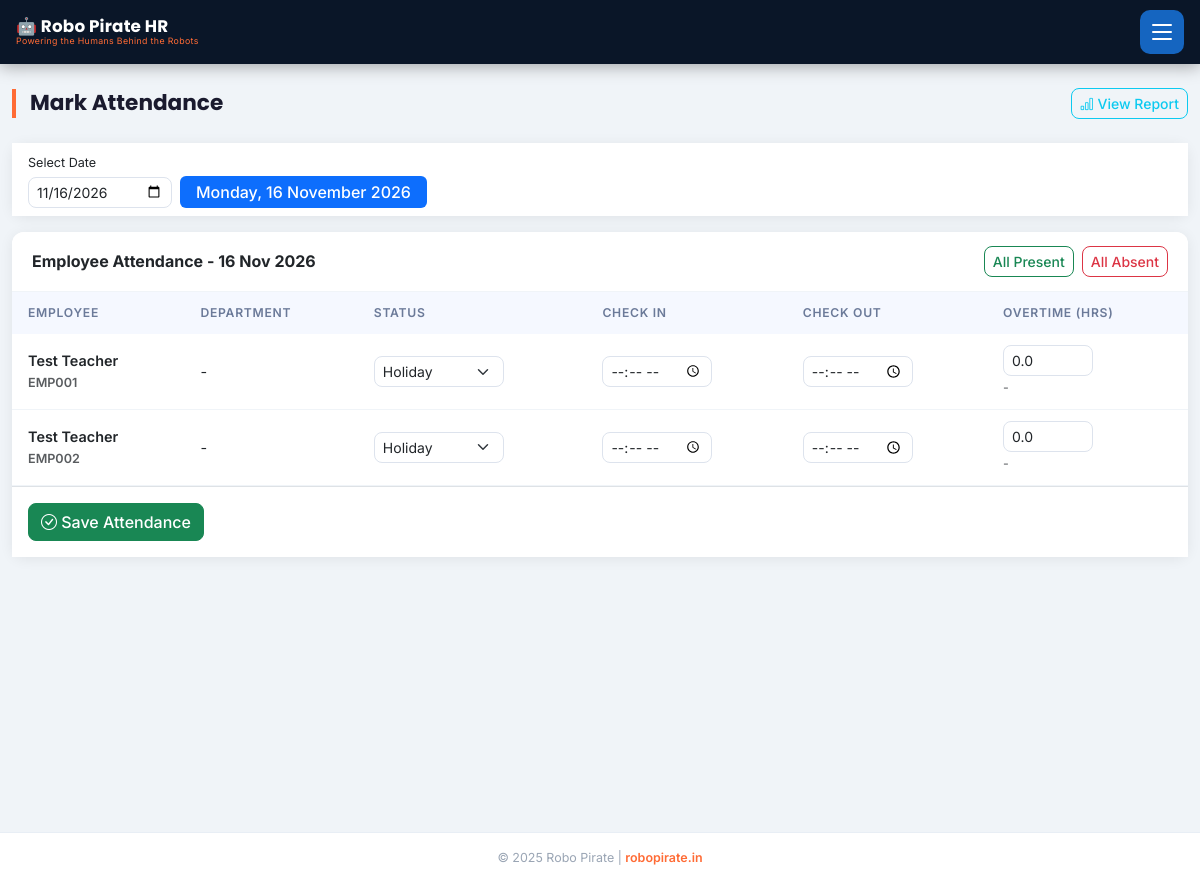
The app's page /attendance (signed in) with its own data.
### models.py (models this page shows, shortened)
class Holiday(db.Model):
    __tablename__ = 'holidays'
    id = db.Column(db.Integer, primary_key=True)
    date = db.Column(db.Date, nullable=False, unique=True)
    name = db.Column(db.String(100), nullable=False)
    description = db.Column(db.String(300))
    year = db.Column(db.Integer)
    is_active = db.Column(db.Boolean, default=True)

class Employee(db.Model):
    __tablename__ = 'employees'
    id = db.Column(db.Integer, primary_key=True)
    emp_id = db.Column(db.String(20), unique=True, nullable=False)
    name = db.Column(db.String(100), nullable=False)
    phone = db.Column(db.String(15), nullable=False)
    email = db.Column(db.String(120))
    department_id = db.Column(db.Integer, db.ForeignKey('departments.id'))
    designation = db.Column(db.String(100))
    basic_salary = db.Column(db.Float, default=0.0)
    joining_date = db.Column(db.Date, default=date.today)
    is_active = db.Column(db.Boolean, default=True)
    bank_name = db.Column(db.String(100))
    account_number = db.Column(db.String(30))
    ifsc_code = db.Column(db.String(20))
    pan_number = db.Column(db.String(20))
    aadhar_number = db.Column(db.String(20))
    attendances = db.relationship('Attendance', backref='employee', lazy=True)
    leaves = db.relationship('Leave', backref='employee', lazy=True)
    payrolls = db.relationship('Payroll', backref='employee', lazy=True)
    advances = db.relationship('Advance', backref='employee', lazy=True)
    schools = db.relationship('School', secondary=employee_schools, lazy=True,
                              backref=db.backref('assigned_employees', lazy=True))

### blueprints/admin.py (the view, shortened to what this page needs)
@bp.route('/attendance', methods=['GET', 'POST'])
@login_required
def attendance():
    selected_date = request.args.get('date', date.today().isoformat())
    try:
        sel_date = datetime.strptime(selected_date, '%Y-%m-%d').date()
    except ValueError:
        sel_date = date.today()
    emps = Employee.query.filter_by(is_active=True).order_by(Employee.name).all()
    existing = {a.employee_id: a for a in Attendance.query.filter_by(date=sel_date).all()}
    is_holiday = Holiday.query.filter_by(date=sel_date).first() is not None
    if is_holiday:
        for emp in emps:
            if emp.id not in existing:
                att = Attendance(employee_id=emp.id, date=sel_date, status='holiday', admin_override=False)
                db.session.add(att)
        db.session.commit()
        existing = {a.employee_id: a for a in Attendance.query.filter_by(date=sel_date).all()}
    return render_template('attendance/mark.html', employees=emps, sel_date=sel_date, existing=existing)

### app.py (called while the page is built)
@app.before_request
def load_persisted_config():
    global _persisted_config_loaded
    if not _persisted_config_loaded:
        persisted_key = AppConfig.get('FAST2SMS_API_KEY')
        if persisted_key:
            app.config['FAST2SMS_API_KEY'] = persisted_key
        _persisted_config_loaded = True

@login_manager.user_loader
def load_user(user_id):
    return User.query.get(int(user_id))

@app.before_request
def restrict_employee_to_portal():
    if current_user.is_authenticated and not current_user.is_admin:
        allowed = ('/portal', '/employee', '/static', '/api', '/logout')
        if request.path != '/' and not request.path.startswith(allowed):
            return redirect(url_for('portal.portal_dashboard'))

### templates/attendance/mark.html (shortened to what this page needs)
{% extends 'base.html' %}
{% block content %}
<div class="container-fluid py-4">
  <div class="d-flex justify-content-between align-items-center mb-4">
    <h4 class="page-header mb-0">Mark Attendance</h4>
    <a href="{{ url_for('admin.attendance_report') }}" class="btn btn-sm btn-outline-info">
      <i class="bi bi-bar-chart"></i> View Report
    </a>
  </div>
  <div class="card border-0 shadow-sm mb-3">
    <div class="card-body py-2">
      <form method="GET" class="row g-2 align-items-end">
        <div class="col-auto">
          <label class="form-label small mb-1">Select Date</label>
          <input type="date" name="date" class="form-control form-control-sm"
                 value="{{ sel_date.isoformat() }}"
                 onchange="this.form.submit()">
        </div>
        <div class="col-auto">
          <span class="badge bg-primary fs-6 py-2 px-3">
            {{ sel_date.strftime('%A, %d %B %Y') }}
          </span>
        </div>
      </form>
    </div>
  </div>
  <form method="POST">
    <div class="card border-0 shadow-sm">
      <div class="card-header bg-white border-bottom d-flex justify-content-between align-items-center">
        <h6 class="mb-0 fw-bold">Employee Attendance - {{ sel_date.strftime('%d %b %Y') }}</h6>
        <div class="d-flex gap-2">
          <button type="button" class="btn btn-sm btn-outline-success" onclick="markAll('present')">
            All Present
          </button>
          <button type="button" class="btn btn-sm btn-outline-danger" onclick="markAll('absent')">
            All Absent
          </button>
        </div>
      </div>
      <div class="card-body p-0">
        {% if employees %}
        <div class="table-responsive">
          <table class="table table-hover mb-0">
            <thead class="table-light">
              <tr>
                <th>Employee</th>
                <th>Department</th>
                <th>Status</th>
                <th>Check In</th>
                <th>Check Out</th>
                <th>Overtime (hrs)</th>
              </tr>
            </thead>
            <tbody>
              {% for emp in employees %}
              {% set att = existing.get(emp.id) %}
              <tr>
                <td class="fw-semibold">
                  <div>{{ emp.name }}</div>
                  <small class="text-muted">{{ emp.emp_id }}</small>
                </td>
                <td>{{ emp.dept.name if emp.dept else '-' }}</td>
                <td>
                  <select name="status_{{ emp.id }}" class="form-select form-select-sm status-select" style="width:130px"
                          onchange="toggleOT(this, {{ emp.id }})">
                    {% for s in ['present','absent','half_day','overtime','leave','holiday'] %}
                    <option value="{{ s }}" {% if att and att.status == s %}selected{% elif not att and s == 'present' %}selected{% endif %}>
                      {{ s.replace('_', ' ').title() }}
                    </option>
                    {% endfor %}
                  </select>
                </td>
                <td>
                  <input type="time" name="checkin_{{ emp.id }}" class="form-control form-control-sm" style="width:110px"
                         value="{{ att.check_in if att and att.check_in else '' }}">
                </td>
                <td>
                  <input type="time" name="checkout_{{ emp.id }}" class="form-control form-control-sm" style="width:110px"
                         value="{{ att.check_out if att and att.check_out else '' }}">
                </td>
                <td>
                  <input type="number" name="ot_{{ emp.id }}" class="form-control form-control-sm ot-field" style="width:90px"
                         step="0.5" min="0" max="12"
                         value="{{ att.overtime_hours if att else 0 }}"
                         id="ot_{{ emp.id }}"
                         {% if not att or att.status != 'overtime' %}style="display:none; width:90px"{% endif %}>
                  <span class="text-muted small ot-na" id="otna_{{ emp.id }}"
                        {% if att and att.status == 'overtime' %}style="display:none"{% endif %}>-</span>
                </td>
              </tr>
              {% endfor %}
            </tbody>
          </table>
        </div>
        <div class="p-3 border-top">
          <button type="submit" class="btn btn-success">
            <i class="bi bi-check-circle"></i> Save Attendance
          </button>
        </div>
        {% else %}
        <div class="text-center py-5 text-muted">
          <i class="bi bi-people fs-1"></i>
          <p>No active employees. <a href="{{ url_for('admin.add_employee') }}">Add employees first.</a></p>
        </div>
        {% endif %}
      </div>
    </div>
  </form>
</div>
{% endblock %}

### static/css/style.css (style rules this page uses)
:root { --primary-dark: #0A1628; --primary-blue: #1565C0; --accent-orange: #FF6B35; --accent-cyan: #00BCD4; --success: #00C853; --bg: #F0F4F8; --card-bg: #FFFFFF; --text-dark: #1A1A2E; --nav-height: 64px; }
*, *::before, *::after { box-sizing: border-box; }
body { background: var(--bg); font-family: 'Inter', -apple-system, BlinkMacSystemFont, 'Segoe UI', sans-serif; font-size: 0.9rem; color: var(--text-dark); -webkit-tap-highlight-color: transparent; }
.page-header { font-family: 'Poppins', sans-serif; font-weight: 700; font-size: 1.35rem; color: var(--text-dark); padding-left: 14px; border-left: 4px solid var(--accent-orange); line-height: 1.3; }
.card { border-radius: 12px !important; border: none !important; box-shadow: 0 2px 14px rgba(0,0,0,0.07) !important; }
.card-header { border-radius: 12px 12px 0 0 !important; padding: 14px 20px; background: var(--card-bg) !important; border-bottom: 1px solid #f0f4f8 !important; }
.card-body { background: var(--card-bg); }
.table thead th { font-weight: 600; font-size: 0.76rem; text-transform: uppercase; letter-spacing: 0.06em; color: #6b7a99; white-space: nowrap; background: #F5F8FF; border-bottom: none; padding: 12px 16px; }
.table tbody td { vertical-align: middle; padding: 11px 16px; border-color: #f0f4f8; }
.table-responsive { max-height: 600px; overflow: auto; }
.form-control, .form-select { border-radius: 8px; border: 1.5px solid #dde3ed; transition: border-color 0.2s, box-shadow 0.2s; }
.btn { border-radius: 8px; font-weight: 500; }
.badge { font-weight: 500; font-size: 0.71rem; border-radius: 6px; padding: 4px 8px; }

### records on screen
Holiday: strftime "16 Nov 2026"
Employee: name "Test Teacher", emp_id "EMP001", dept "-", id "Holiday", overtime_hours "0.0"
Employee: name "Test Teacher", emp_id "EMP002", dept "-", id "Holiday", overtime_hours "0.0"

### other values on screen
{{ sel_date.strftime('%A, %d %B %Y') }} "Monday, 16 November 2026"
